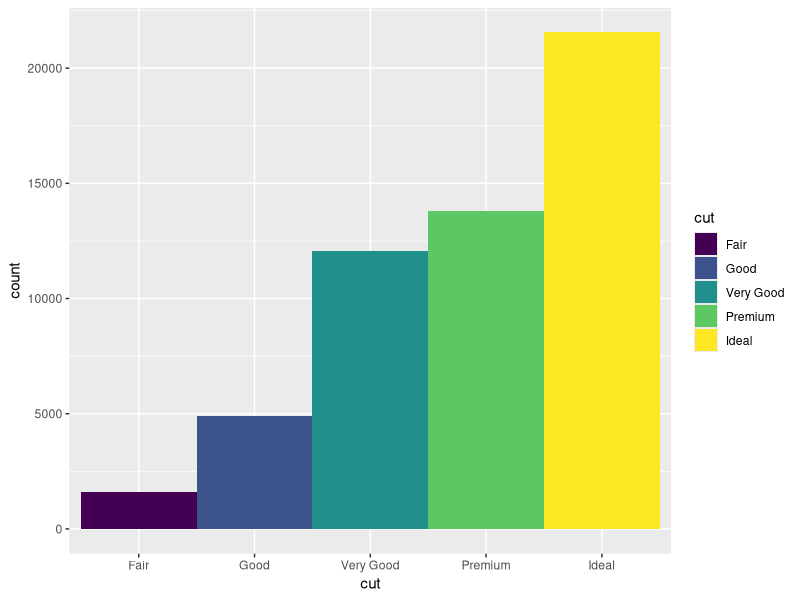
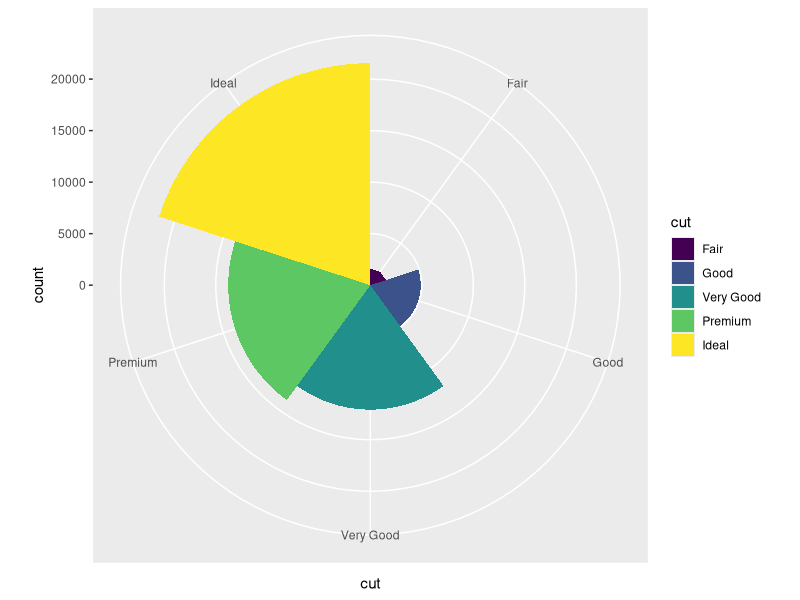

The R source for these figures, in order:
# Hi thanks for forking this repo!
# The entire purpose of this repository is to practise forking, merging,
# pushing and pulling.
# Once you have 'forked' this repository please 'clone' it to your hard drive.
# Then please make some edits to your local copy of this file, save them,
# commit the save and send me a 'pull request' i.e. a request that I 'merge'
# your changes into the master branch of this repository.

# First Step: read <https://help.github.com/articles/fork-a-repo/>
# Second Step: read <https://help.github.com/articles/cloning-a-repository/>
# Third Step: Open a local copy of this file on you computer and make some
#             changes.


# Beginning of R code:
# A ggplot2 example with using the diamonds data that come with the ggplot2
# package:

library(ggplot2)

p1 <- ggplot(aes(x = cut, fill = cut), data = diamonds) + geom_bar(width = 1)

# Executing the named plot object produces a bar chart:

p1

# Changing the coordinate system produces a coxcomb plot:

p1 + coord_polar()

# Please edit the above code to change something about the plot 'p1' or add some
# code to make a new plot then save your changes to your copy of this file.
# Next commit these changes to your fork and send me a pull request.
# See <https://help.github.com/articles/creating-a-pull-request/>

# I'll then review your pull request and most likely merge it into the
# repository
# <https://help.github.com/articles/merging-a-pull-request/>
# Ok over to you!
